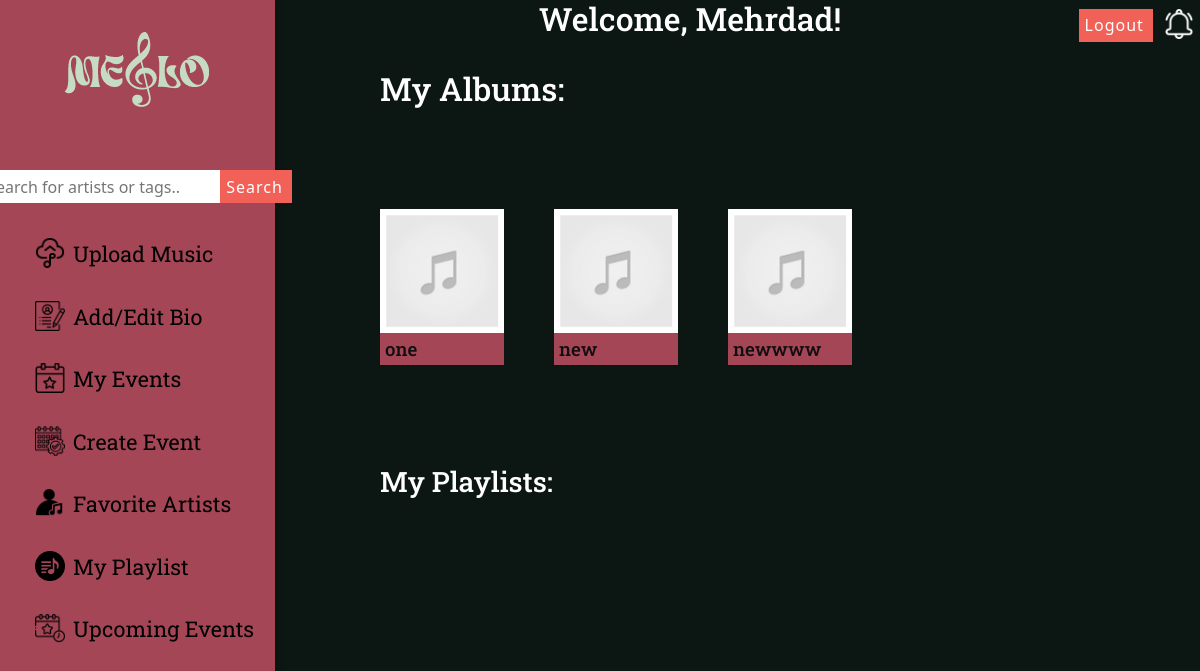
The page /dashboard (signed in) on the database its author committed.
### models.py (models this page shows, shortened)
class Album(db.Model):
    album_id = db.Column(db.Integer, primary_key=True)
    album_title = db.Column(db.String(80), nullable=False)
    album_release_date = db.Column(db.DateTime, nullable=False)
    artist_id = db.Column(db.Integer, db.ForeignKey('artist.user_id'), nullable=False)
    songs = db.relationship('Song', backref='album', lazy=True)
    cover_art = db.Column(db.String(255), nullable=True)
    cover_name = db.Column(db.String(255), nullable=True)

### app.py (the view)
@app.route('/dashboard')
@login_required
def dashboard():
    user_id = current_user.id
    playlists = Playlist.query.filter_by(listener_id=user_id).all()
    if current_user.user_type == 'artist':
        artist_id = current_user.id
        albums = Album.query.filter_by(artist_id=artist_id).all()
    else:
        albums = []
    notifications = get_notifications()
    return render_template('dashboard.html', playlists=playlists, albums=albums, notifications=notifications)

### app.py (called while the page is built)
@login_manager.user_loader
def load_user(user_id):
    return User.query.get(int(user_id))

def get_notifications():
    return Notification.query.filter_by(user_id=current_user.id).order_by(Notification.timestamp.desc()).all()

### templates/dashboard.html (shortened to what this page needs)
{% extends 'base.html' %}
{% block extra_links %}
<link rel="stylesheet" href="../static/dashboard.css">
{% endblock %}
{% block content %}
<main>
    <div class="dashboard-container">
        <h1>Welcome, {{ current_user.username }}!</h1>
        {% if current_user.user_type == 'artist' %}
            <h2>My Albums:</h2>
            <ul class="album-lists">
                {% for album in albums %}
                    <li>
                        <a href="{{ url_for('album_songs', album_id=album.album_id) }}">
                            <img src="{{ url_for('static', filename='audio/' + album.artist_id|string + '/' + album.album_title.replace(' ', '').lower() + '/album_cover/' + album.cover_name) if album.cover_name else url_for('static', filename='album_placeholder/music-placeholder.jpeg') }}" alt="Cover Art">
                            <h3>{{ album.album_title }}</h3>
                        </a>
                    </li>
                {% endfor %}
            </ul>
        {% endif %}
        <div class="dashboard-playlist">
            <h3 class="all-playlists">My Playlists:</h3>
        </div>
    </div>
</main>
{% endblock %}

### static/top-nav.css (style rules this page uses)
h3 { size: 100px; color:#A54657 }

### static/dashboard.css (style rules this page uses)
body { color: #FFF; background-color: #0C1713; background-repeat: no-repeat; background-attachment: fixed; background-size: 100% 100%; }
.dashboard-container { color: #FFF; background-color: transparent; font-family: 'Roboto slab', sans-serif; padding-left: 15%; }
h1 { grid-column: 3/5; font-family: 'Roboto slab', sans-serif; margin-bottom: 1em; text-align: center; animation: fadeIn 1s; font-size: xx-large; }
h2 { margin-left: 200px; }
.all-playlists { color: white; }
.album-lists { display: grid; grid-template-columns: repeat(auto-fill, minmax(100px, 1fr)); grid-gap: 50px; list-style: none; margin-left: 200px; margin-top: 100px; padding: 0; }
.album-lists li { position: relative; overflow: hidden; }
.album-lists li img { width: 100%; height: auto; display: block; transition: transform .5s ease; }
.album-lists li h3 { bottom: 10px; left: 10px; margin: 0; background: #A54657; color: #120e0e; padding: 5px; font-size: revert; }
.album-lists li a { text-decoration: none; }
.dashboard-playlist { margin-left: 200px; margin-top: 100px; }
li a { color: white; }

### rows shown on the page
Album: album_title "one"
Album: album_title "new"
Album: album_title "newwww"
